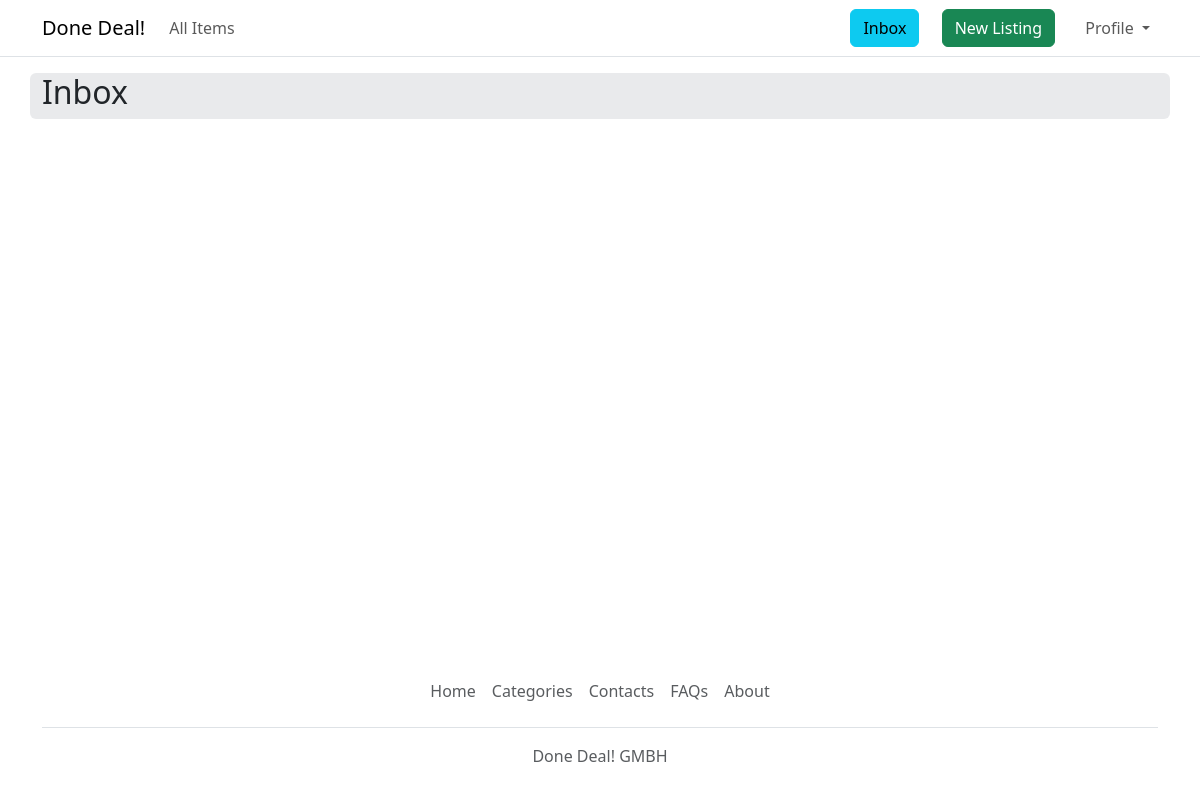
The app's page /inbox/ (signed in), older data.
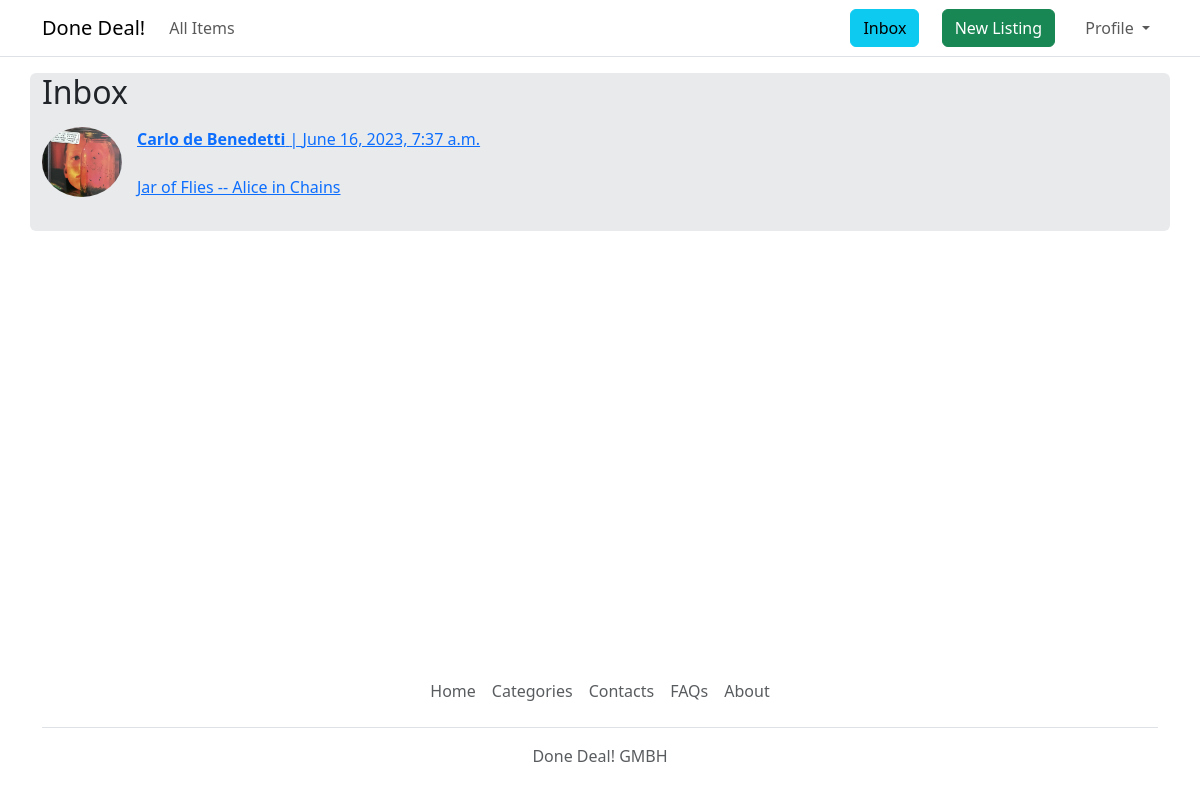
The same page, newer data.
### inquiries/models.py (models this page shows)
class Inquiry(models.Model):
    listing = models.ForeignKey(Listing, related_name='inquiries', on_delete=models.CASCADE)
    users = models.ManyToManyField(settings.AUTH_USER_MODEL, related_name='inquiries')
    started_at = models.DateTimeField(auto_now_add=True)
    modified_at = models.DateTimeField(auto_now_add=True)
    class Meta:
        ordering = ('-modified_at',)
        verbose_name_plural = 'Inquiries'

### listing/models.py (models this page shows, shortened)
class Listing(models.Model):
    title = models.CharField(max_length=255)
    price = models.FloatField(default="0")
    pub_date = models.DateField(auto_now_add=True)
    description = models.TextField(null=True, blank=True)  # optional field
    category = models.ForeignKey(Category, related_name='listings', on_delete=models.CASCADE, blank=True, null=True)
    is_sold = models.BooleanField(default='False')
    seller = models.ForeignKey(settings.AUTH_USER_MODEL, related_name='listings', on_delete=models.CASCADE)
    location = models.ForeignKey(Region, related_name='listings', on_delete=models.PROTECT, blank=True, null=True)
    image = models.ImageField(upload_to='listing_images', blank=True, null=True)

### accounts/models.py (models this page shows)
class CustomUser(AbstractUser, PermissionsMixin):
    name = models.CharField(max_length=255)
    surname = models.CharField(max_length=255)
    date_of_birth = models.DateField(blank=True, null=True)
    photo = models.ImageField(upload_to='profile_pics/', blank=True, null=True)
    email = models.EmailField(unique=True)
    REQUIRED_FIELDS = ['name', 'surname', 'date_of_birth', 'email']
    objects = CustomUserManager()

### inquiries/views.py (the view)
# urls.py: path('inbox/', include('inquiries.urls')),
@login_required
def inbox(request):
    inquiries = Inquiry.objects.filter(users__in=[request.user.id])
    return render(request, 'inquiries/inbox.html', {
        'inquiries': inquiries
    })

### inquiries/templates/inquiries/inbox.html (shortened to what this page needs)
{% extends 'core/base.html' %}
{% load crispy_forms_filters %}
{% block content %}
    <div class="container mt-3 bg-secondary rounded" style="--bs-bg-opacity: .15;">
        <h2>Inbox</h2>
        {% for inquiry in inquiries %}
            <a href="{% url 'inquiry:chat' inquiry.id %}">
                <div class="row my-3">
                    <div class="col-sm-1">
                        <img src="{{ inquiry.listing.image.url }}" class="thumbnail rounded-circle"
                             style="max-width: 80px;">
                    </div>
                    <div class="col-sm-10">
                        {% for participant in inquiry.users.all %}
                            {% if participant != request.user %}
                                <div class="mb-3">
                                    <p class="pb-2"><strong>{{ participant.name }} {{ participant.surname }}</strong>
                                        | {{ inquiry.modified_at }}
                                    </p>
                                    <p>{{ inquiry.listing.title }}</p>
                                </div>
                            {% endif %}
                        {% endfor %}
                    </div>
                </div>
            </a>
        {% endfor %}
    </div>
{% endblock %}

Row changes from the older to the newer data that the page shows:
added Inquiry: listing.image (picture), modified_at "June 16, 2023, 7:37 a.m.", listing "Jar of Flies -- Alice in Chains"
added CustomUser: name "Carlo", surname "de Benedetti"
